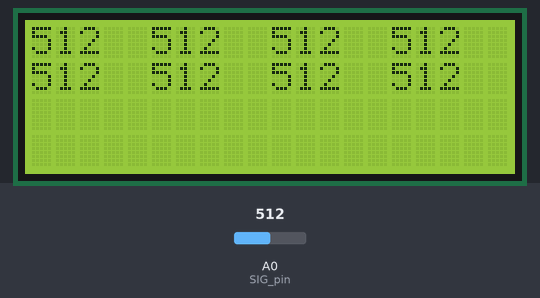
A sketch run on a simulated Arduino Uno, built with avr-gcc and run on an emulated ATmega328P. On the bench: 20×4 character LCD. The test bench sets the inputs (shaded band); at power-on: A0 (SIG_pin) = 512.

Above: at 1.2 s.
1.3 s: A0 (SIG_pin) set to 716
At 2.2 s:
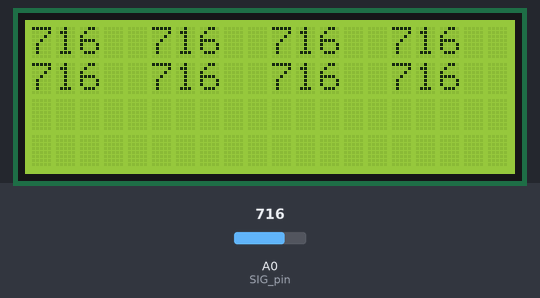
2.8 s: A0 (SIG_pin) set to 900
At 3.3 s:
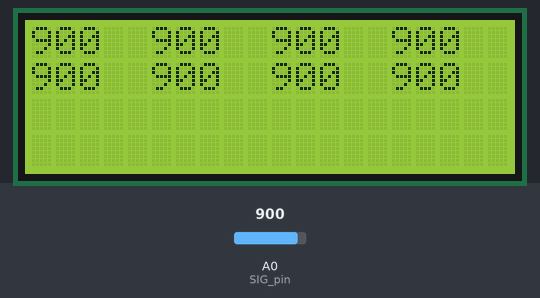
4.3 s: A0 (SIG_pin) set to 1023
At 4.8 s:
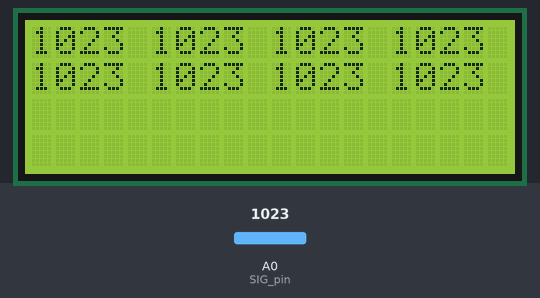
Timing chart, 0 to 7.3 s (numbered marks = the images above; inputs shaded):
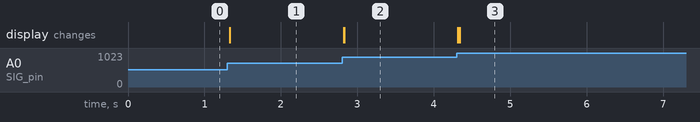

The sketch:

74HC_4067_MUX.ino
```cpp
#include <Wire.h>
#include <LiquidCrystal_I2C.h>
LiquidCrystal_I2C lcd(0x27,20,4);
//int sensorPin = A0;
//int sensorValue = 0;


//Mux control pins
int s0 = 8;
int s1 = 9;
int s2 = 10;
int s3 = 11;

//Mux in "SIG" pin
int SIG_pin = 0;


void setup(){
  pinMode(s0, OUTPUT);
  pinMode(s1, OUTPUT);
  pinMode(s2, OUTPUT);
  pinMode(s3, OUTPUT);

  digitalWrite(s0, LOW);
  digitalWrite(s1, LOW);
  digitalWrite(s2, LOW);
  digitalWrite(s3, LOW);

  Serial.begin(9600);

  lcd.init(); //Khởi tạo màn hình LCD
  lcd.backlight(); //Bật đèn màn hình lCD
}


void loop(){

  //Loop through and read all 16 values
  //Reports back Value at channel 6 is: 346
  // for(int i = 0; i < 16; i ++){
  //   Serial.print("Value at channel ");
  //   Serial.print(i);
  //   Serial.print("is : ");
  //   Serial.println(readMux(i));
  //   delay(1000);
  // }
  lcd.setCursor(0, 0);
  lcd.print(readMux(0));

  lcd.setCursor(5, 0);
  lcd.print(readMux(1));

  lcd.setCursor(10, 0);
  lcd.print(readMux(2));

  lcd.setCursor(15, 0);
  lcd.print(readMux(3));
//----------------------------
  lcd.setCursor(0, 1);
  lcd.print(readMux(12));

  lcd.setCursor(5, 1);
  lcd.print(readMux(13));

  lcd.setCursor(10, 1);
  lcd.print(readMux(14));

  lcd.setCursor(15, 1);
  lcd.print(readMux(15));

}


int readMux(int channel){
  int controlPin[] = {s0, s1, s2, s3};

  int muxChannel[16][4]={
    {0,0,0,0}, //channel 0
    {1,0,0,0}, //channel 1
    {0,1,0,0}, //channel 2
    {1,1,0,0}, //channel 3
    {0,0,1,0}, //channel 4
    {1,0,1,0}, //channel 5
    {0,1,1,0}, //channel 6
    {1,1,1,0}, //channel 7
    {0,0,0,1}, //channel 8
    {1,0,0,1}, //channel 9
    {0,1,0,1}, //channel 10
    {1,1,0,1}, //channel 11
    {0,0,1,1}, //channel 12
    {1,0,1,1}, //channel 13
    {0,1,1,1}, //channel 14
    {1,1,1,1}  //channel 15
  };

  //loop through the 4 sig
  for(int i = 0; i < 4; i ++){
    digitalWrite(controlPin[i], muxChannel[channel][i]);
  }

  //read the value at the SIG pin
  int val = analogRead(SIG_pin);

  //return the value
  return val;
}
```

Measured:
- after the input at 1.3 s, the display: changes at once (image 1)
- after the input at 2.8 s, the display: first changes at once (image 2 shows a later state)
- after the input at 4.3 s, the display: first changes at once (image 3 shows a later state)
